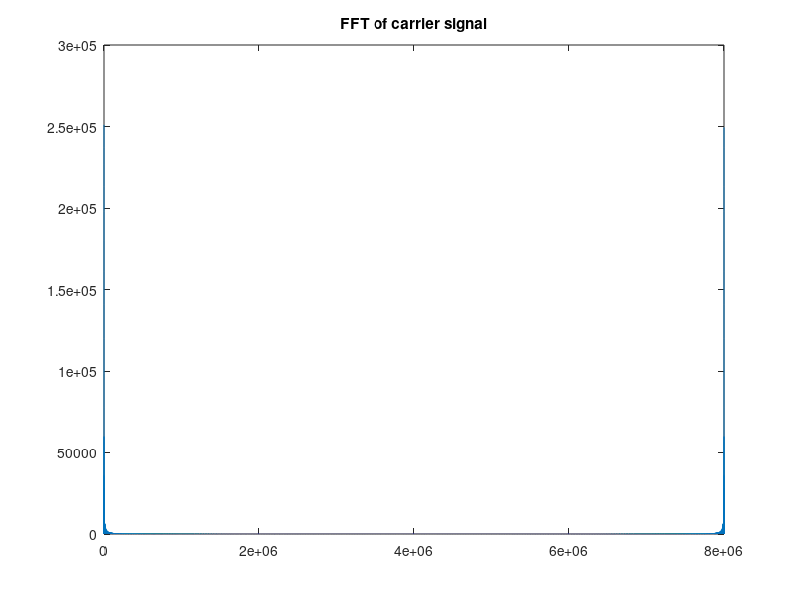
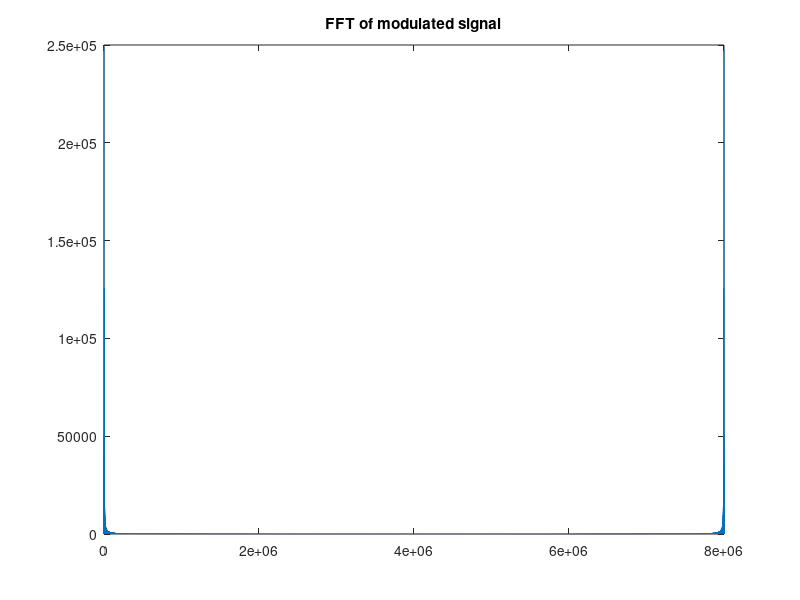
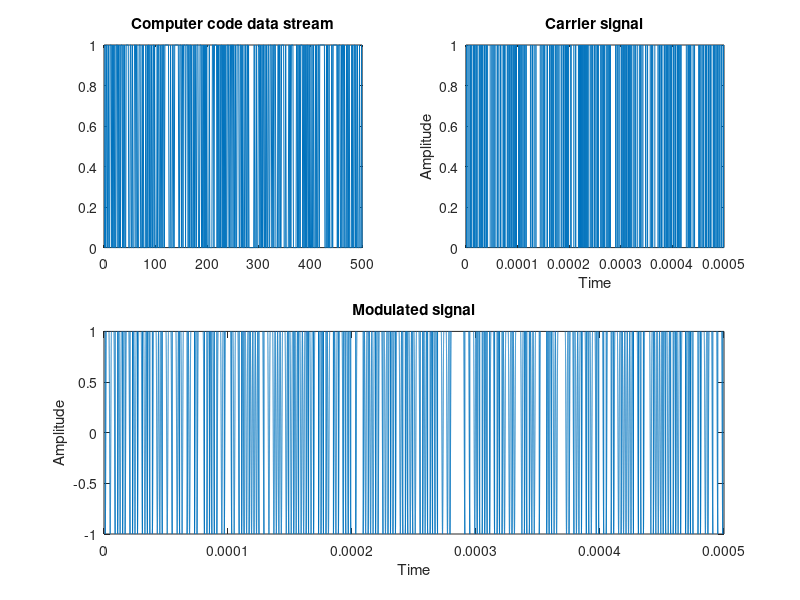

Write the MATLAB code that produced these figures, in order.
% Simulation for CyberAttk. Computer virus simulation signal modulation
close all;
clear;

%%% adjuste according to the actual situation %%%
%%%%%%%%%%%%%%%%%%%%%%%%%%%%%%%%%%%%%%%%%%%
fs = 1e9; % sampling frequecy
fc=120e9; % center freq: 120 GHz - THz radar transmitter
bitRate=1e6; % data rate
numBits=500; % % number of binary digits
zeropad=16; % zero-padding
%%%%%%%%%%%%%%%%%%%%%%%%%%%%%%%%%%%%%%%%%%%

%% Step 1: Generate a random stream of computer code data to simulate a virus
% code data generation
data_binary=randi([0 1],numBits,1);  % generate random binary data

%disp(code_data);

% calculate the duration and number of samples per bit
bitDuration=1/bitRate;
numSamplesBit=round(bitDuration*fs);

%% Step 2: Generate a carrier signal
t=(0:numBits*numSamplesBit-1)/fs;
carrierSig=zeros(1,length(t));

% figure;
% plot(carrierSig)

for i=1:numBits
    bit=data_binary(i);
    carrierSig((i-1)*numSamplesBit+1:i*numSamplesBit)=bit;
end

% FFT
FFTc=fft(carrierSig,length(carrierSig)*zeropad);
figure;
plot(abs(FFTc));
title('FFT of carrier signal')

%% Step 3: FSK modulation
deltaF=bitRate/2; % frequecy shift
modulatedSig=cos(2*pi*(fc+deltaF*carrierSig).*t);

% FFT
FFTm=fft(modulatedSig,length(carrierSig)*zeropad);
figure;
plot(abs(FFTm));
title('FFT of modulated signal')

%% Print figures...
figure;
subplot(2,2,1);
plot(data_binary);
title('Computer code data stream');
subplot(2,2,2);
plot(t,carrierSig);
xlabel('Time');
ylabel('Amplitude');
title('Carrier signal');
subplot(2,2,3:4);
plot(t,modulatedSig);
xlabel('Time');
ylabel('Amplitude');
title('Modulated signal');

%disp('Mission completed!');


